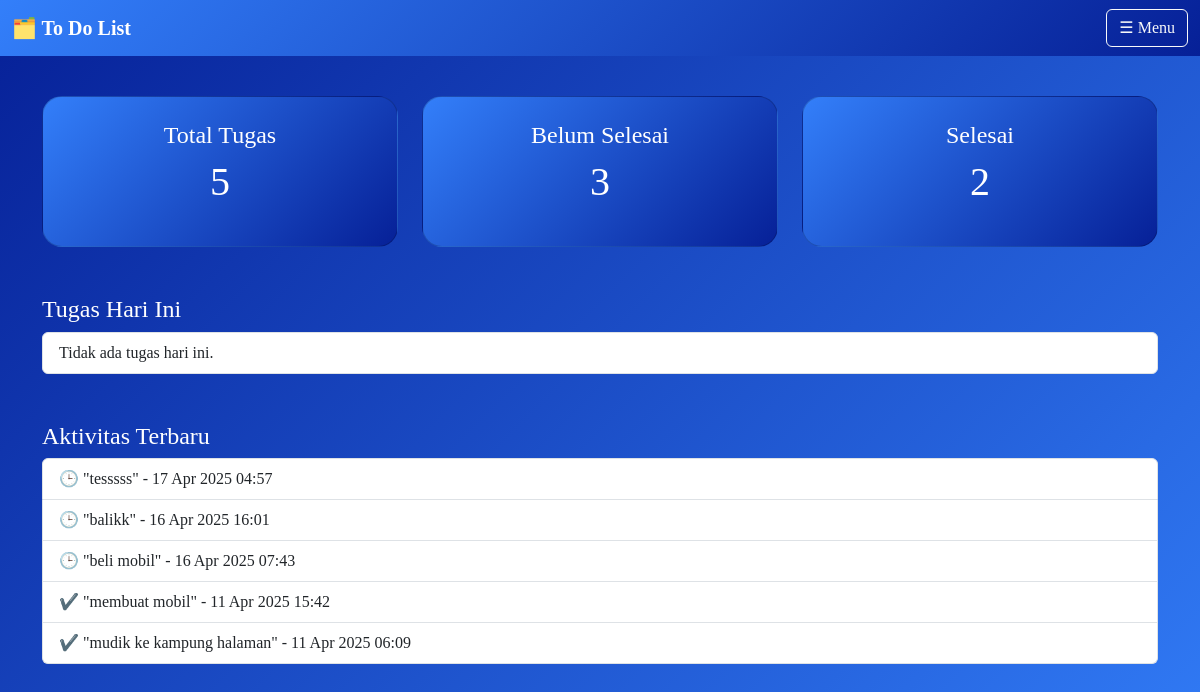
The app's page /user/dashboard_user.php (signed in) with its own data.
### tables this page shows
CREATE TABLE `tasks` (
  `id` int(11) NOT NULL,
  `judul` varchar(255) NOT NULL,
  `status` enum('belum','selesai') NOT NULL DEFAULT 'belum',
  `user_id` int(11) DEFAULT NULL,
  `created_at` timestamp NOT NULL DEFAULT current_timestamp(),
  `updated_at` timestamp NOT NULL DEFAULT current_timestamp() ON UPDATE current_timestamp()
);

### user/dashboard_user.php (the view, shortened to what this page needs)
<?php
include '../config/db.php';
$user_id = $_SESSION['user_id'];
$sql_total = "
  SELECT COUNT(*) AS total
  FROM tasks t
  JOIN tasks_assignments ta ON t.id = ta.task_id
  WHERE ta.user_id = $user_id
";
$result_total = $conn->query($sql_total)->fetch_assoc()['total'];
$sql_selesai = "
  SELECT COUNT(*) AS selesai
  FROM tasks t
  JOIN tasks_assignments ta ON t.id = ta.task_id
  WHERE ta.user_id = $user_id AND t.status = 'selesai'
";
$result_selesai = $conn->query($sql_selesai)->fetch_assoc()['selesai'];
$sql_belum = "
  SELECT COUNT(*) AS belum
  FROM tasks t
  JOIN tasks_assignments ta ON t.id = ta.task_id
  WHERE ta.user_id = $user_id AND t.status = 'belum'
";
$result_belum = $conn->query($sql_belum)->fetch_assoc()['belum'];
$sql_today = "
  SELECT t.*
  FROM tasks t
  JOIN tasks_assignments ta ON t.id = ta.task_id
  WHERE ta.user_id = $user_id AND DATE(t.created_at) = CURDATE()
  ORDER BY t.created_at DESC
";
$result_today = $conn->query($sql_today);
$sql_aktivitas = "
  SELECT t.*
  FROM tasks t
  JOIN tasks_assignments ta ON t.id = ta.task_id
  WHERE ta.user_id = $user_id
  ORDER BY t.updated_at DESC
  LIMIT 5
";
$result_aktivitas = $conn->query($sql_aktivitas);
?>
<!DOCTYPE html>
<html lang="en">
<head>
    <link href="https://cdn.jsdelivr.net/npm/bootstrap@5.3.0/dist/css/bootstrap.min.css" rel="stylesheet">
</head>
<body class="gradient-bg">
<?php include '../navbar_user.php'; ?>
  <div class="container mt-5 pt-5">
    <div class="row mb-4">
      <div class="col-md-4">
            <a href="daftar_tugas_user.php?filter=semua" class="text-decoration-none">
                <div class="card p-4 text-white text-center"
                    style="background: linear-gradient(135deg,rgb(51, 127, 250),rgb(6, 32, 151)); border-radius: 20px;">
                    <h4>Total Tugas</h4>
                    <p class="display-6"><?php echo $result_total; ?></p>
                </div>
            </a>
        </div>
        <div class="col-md-4">
            <a href="daftar_tugas_user.php?filter=belum" class="text-decoration-none">
                <div class="card p-4 text-white text-center"
                    style="background: linear-gradient(135deg,rgb(51, 127, 250),rgb(6, 32, 151)); border-radius: 20px;">
                    <h4>Belum Selesai</h4>
                    <p class="display-6"><?php echo $result_belum; ?></p>
                </div>
            </a>
        </div>
          <div class="col-md-4">
            <a href="daftar_tugas_user.php?filter=selesai" class="text-decoration-none">
                <div class="card p-4 text-white text-center"
                    style="background: linear-gradient(135deg,rgb(51, 127, 250),rgb(6, 32, 151)); border-radius: 20px;">
                    <h4>Selesai</h4>
                    <p class="display-6"><?php echo $result_selesai; ?></p>
                </div>
            </a>
        </div>
        <div class="mt-5">
        <h4 class="text-white">Tugas Hari Ini</h4>
        <ul class="list-group">
            <?php if ($result_today->num_rows > 0): ?>
            <?php while($row = $result_today->fetch_assoc()): ?>
                <li class="list-group-item d-flex justify-content-between align-items-center">
                <?= htmlspecialchars($row['judul']) ?>
                <span class="badge <?= $row['status'] == 'selesai' ? 'bg-success' : 'bg-primary' ?> badge-pill">
                    <?= ucfirst($row['status']) ?>
                </span>
                </li>
            <?php endwhile; ?>
            <?php else: ?>
            <li class="list-group-item">Tidak ada tugas hari ini.</li>
            <?php endif; ?>
        </ul>
        </div>
        <div class="mt-5">
        <h4 class="text-white">Aktivitas Terbaru</h4>
        <ul class="list-group">
            <?php if ($result_aktivitas->num_rows > 0): ?>
            <?php while($row = $result_aktivitas->fetch_assoc()): ?>
                <li class="list-group-item">
                <?= $row['status'] == 'selesai' ? '✔️' : '🕒' ?>
                "<?= htmlspecialchars($row['judul']) ?>" - <?= date("d M Y H:i", strtotime($row['updated_at'])) ?>
                </li>
            <?php endwhile; ?>
            <?php else: ?>
            <li class="list-group-item">Belum ada aktivitas terbaru.</li>
            <?php endif; ?>
        </ul>
        </div>
    </div>
</body>
</html>

### user/dashboard_user.php (style rules this page uses)
body { height: 100%; margin: 0; font-family: 'Times New Roman', Times, serif; }
h4 { font-family: 'Times New Roman', Times, serif; }
.list-group-item { font-family: 'Times New Roman', Times, serif; }
.gradient-bg { background: linear-gradient(135deg, rgb(6, 32, 151), rgb(51, 127, 250)); min-height: 100vh; color: white; }

### navbar_user.php (style rules this page uses)
body { font-family: 'Times New Roman', Times, serif; }

### records on screen
tasks: judul "tesssss", updated_at "17 Apr 2025 04:57"
tasks: judul "balikk", updated_at "16 Apr 2025 16:01"
tasks: judul "beli mobil", updated_at "16 Apr 2025 07:43"
tasks: judul "membuat mobil", updated_at "11 Apr 2025 15:42"
tasks: judul "mudik ke kampung halaman", updated_at "11 Apr 2025 06:09"

### other values on screen
$result_total "5"
$result_belum "3"
$result_selesai "2"
